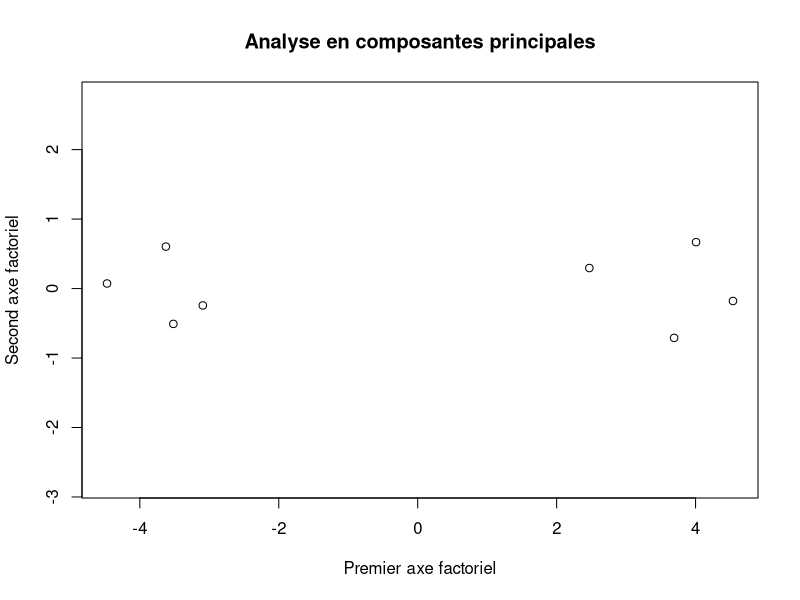

This figure's R source: (Note: this script raises an error after producing the figure.)
x <- matrix(
       c(8.5, 1.5, 3.5, 5, 2, 6.5, 9.5, 1.5, 8.5, 2.5, 3, 6.5, 9, 2.5, 2, 5.5),
       nrow = 8, ncol = 2, byrow = T)

n <- dim(x)[1]
p <- dim(x)[2]

# centers x by columns
x <- apply(x, 2, function(col) { col - mean(col) })

# computes the covariance matrix
sigma <- 1/n * t(x) %*% x

# computes the eigen values and vectors
eigenSigma <- eigen(sigma)

# computes the percentage of explained inertia
cat(paste('first factorial axis',
          100 * eigenSigma$values[1] / sum(eigenSigma$values), '%\n'))
cat(paste('second factorial axis',
          100 * eigenSigma$values[2] / sum(eigenSigma$values), '%\n'))

# computes the principal components
comps <- x %*% eigenSigma$vectors

# plots the principal components
pngName <- 'principalComponents.png'
png(pngName, width = 500, height = 500)

plot(comps, asp = 1,
     xlab = 'Premier axe factoriel', ylab = 'Second axe factoriel',
     main = 'Analyse en composantes principales')

dev.off()
cat(paste(pngName, 'sauvegardee\n'))

# computes the sqaured euclidean distances for X
dSquared <- as.matrix(dist(x)^2)

# dot product matrices
w1 <- x %*% t(x)
qn <- diag(1, n) - 1/n * matrix(1, ncol = n, nrow = n)
w2 <- -1/2 * qn %*% dSquared %*% qn
stopifnot(all.equal(w1, w2))

# check that w1 and w2 are positive semi-definite
eigenW <- eigen(1/n * w1)
moreThan0 <- function(x) { return(x > 0 || abs(x) < .Machine$double.eps) }
stopifnot(moreThan0(eigenW$values))

v <- eigenW$vectors
l <- diag(eigenW$values)

components <- v %*% sqrt(l)

pngName2 <- 'aftd.png'
png(pngName2, width = 500, height = 500)

plot(x[,1], x[,2], asp = 1,
     xlab = 'Premier axe factoriel', ylab = 'Second axe factoriel',
     main = paste('Comparaison entre la representation de l\'AFTD et le nuage',
     'original'),
     col = 'red',
     pch = 1,
     cex = 0.8)
points(components[,1], components[,2],
       col = ' blue',
       pch = 2,
       cex = 0.8)
legend(2, 3,
       c('Nuage original', 'AFTD'),
       col = c('red', 'blue'),
       pch = c(1,2),
       cex = 0.8)

dev.off()
cat(paste(pngName2, 'sauvegardee\n'))
